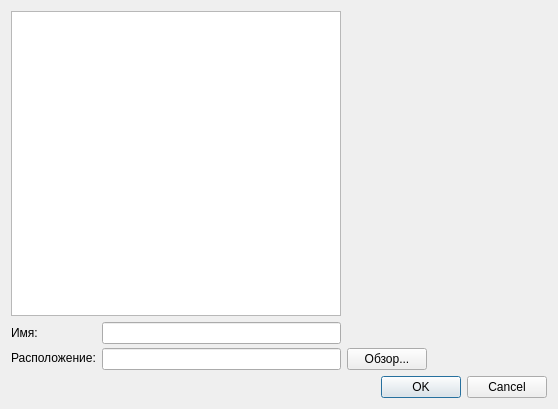
<?xml version="1.0" encoding="UTF-8"?>
<ui version="4.0">
 <class>NewItemsDlg</class>
 <widget class="QDialog" name="NewItemsDlg">
  <property name="geometry">
   <rect>
    <x>0</x>
    <y>0</y>
    <width>558</width>
    <height>409</height>
   </rect>
  </property>
  <property name="windowTitle">
   <string>Новый элемент</string>
  </property>
  <property name="windowIcon">
   <iconset resource="../rsrescore/resource.qrc">
    <normaloff>:/img/NewDocumentHS.png</normaloff>:/img/NewDocumentHS.png</iconset>
  </property>
  <layout class="QVBoxLayout" name="verticalLayout">
   <item>
    <layout class="QHBoxLayout" name="horizontalLayout">
     <item>
      <widget class="QTreeWidget" name="treeWidget">
       <property name="editTriggers">
        <set>QAbstractItemView::NoEditTriggers</set>
       </property>
       <property name="verticalScrollMode">
        <enum>QAbstractItemView::ScrollPerPixel</enum>
       </property>
       <property name="indentation">
        <number>10</number>
       </property>
       <property name="rootIsDecorated">
        <bool>true</bool>
       </property>
       <property name="itemsExpandable">
        <bool>true</bool>
       </property>
       <property name="animated">
        <bool>true</bool>
       </property>
       <property name="headerHidden">
        <bool>true</bool>
       </property>
       <column>
        <property name="text">
         <string>Новый столбец</string>
        </property>
       </column>
      </widget>
     </item>
     <item>
      <widget class="QLabel" name="descriptionLabel">
       <property name="minimumSize">
        <size>
         <width>200</width>
         <height>0</height>
        </size>
       </property>
       <property name="maximumSize">
        <size>
         <width>200</width>
         <height>16777215</height>
        </size>
       </property>
       <property name="text">
        <string/>
       </property>
       <property name="textFormat">
        <enum>Qt::RichText</enum>
       </property>
       <property name="alignment">
        <set>Qt::AlignLeading|Qt::AlignLeft|Qt::AlignTop</set>
       </property>
      </widget>
     </item>
    </layout>
   </item>
   <item>
    <layout class="QGridLayout" name="gridLayout" columnstretch="0,2,0,1">
     <property name="verticalSpacing">
      <number>2</number>
     </property>
     <item row="0" column="0">
      <widget class="QLabel" name="label">
       <property name="text">
        <string>Имя:</string>
       </property>
      </widget>
     </item>
     <item row="0" column="1">
      <widget class="QLineEdit" name="nameEdit"/>
     </item>
     <item row="0" column="2" rowspan="2">
      <spacer name="horizontalSpacer">
       <property name="orientation">
        <enum>Qt::Horizontal</enum>
       </property>
       <property name="sizeHint" stdset="0">
        <size>
         <width>40</width>
         <height>20</height>
        </size>
       </property>
      </spacer>
     </item>
     <item row="0" column="3">
      <spacer name="horizontalSpacer_2">
       <property name="orientation">
        <enum>Qt::Horizontal</enum>
       </property>
       <property name="sizeHint" stdset="0">
        <size>
         <width>40</width>
         <height>20</height>
        </size>
       </property>
      </spacer>
     </item>
     <item row="1" column="0" rowspan="2">
      <widget class="QLabel" name="label_2">
       <property name="text">
        <string>Расположение:</string>
       </property>
      </widget>
     </item>
     <item row="2" column="1">
      <widget class="QLineEdit" name="pathEdit">
       <property name="readOnly">
        <bool>true</bool>
       </property>
      </widget>
     </item>
     <item row="2" column="2">
      <widget class="QPushButton" name="pathButton">
       <property name="text">
        <string>Обзор...</string>
       </property>
      </widget>
     </item>
     <item row="2" column="3">
      <spacer name="horizontalSpacer_3">
       <property name="orientation">
        <enum>Qt::Horizontal</enum>
       </property>
       <property name="sizeHint" stdset="0">
        <size>
         <width>40</width>
         <height>20</height>
        </size>
       </property>
      </spacer>
     </item>
    </layout>
   </item>
   <item>
    <widget class="QDialogButtonBox" name="buttonBox">
     <property name="orientation">
      <enum>Qt::Horizontal</enum>
     </property>
     <property name="standardButtons">
      <set>QDialogButtonBox::Cancel|QDialogButtonBox::Ok</set>
     </property>
    </widget>
   </item>
  </layout>
 </widget>
 <resources>
  <include location="../rsrescore/resource.qrc"/>
 </resources>
 <connections>
  <connection>
   <sender>buttonBox</sender>
   <signal>accepted()</signal>
   <receiver>NewItemsDlg</receiver>
   <slot>accept()</slot>
   <hints>
    <hint type="sourcelabel">
     <x>248</x>
     <y>254</y>
    </hint>
    <hint type="destinationlabel">
     <x>157</x>
     <y>274</y>
    </hint>
   </hints>
  </connection>
  <connection>
   <sender>buttonBox</sender>
   <signal>rejected()</signal>
   <receiver>NewItemsDlg</receiver>
   <slot>reject()</slot>
   <hints>
    <hint type="sourcelabel">
     <x>316</x>
     <y>260</y>
    </hint>
    <hint type="destinationlabel">
     <x>286</x>
     <y>274</y>
    </hint>
   </hints>
  </connection>
 </connections>
</ui>
